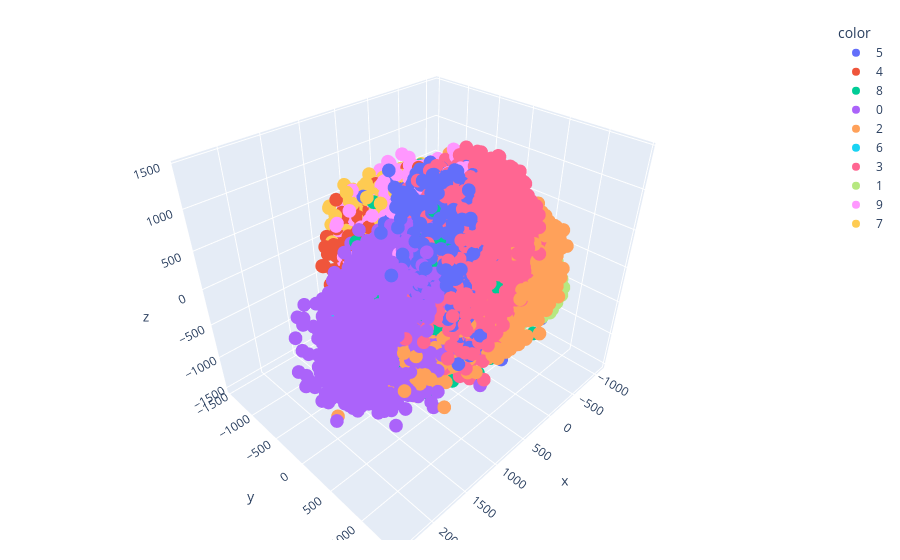

Notebook cell for this chart:
### Code cell
#Visualizing in 3D plot
y_train_trf = y_train.astype(str)
fig = px.scatter_3d(df , x=X_train_trf[:,0] , y= X_train_trf[:,1] , z=X_train_trf[:,2],
                   color = y_train_trf)
fig.update_layout(
    margin = dict(l = 20 , r = 20 , t=20 , b = 20)
)
fig.show()

### Figure 1 — Plotly figure (JSON) as saved in the notebook; plotly's stock layout.template omitted (floating-point values rounded to 4 significant figures; data arrays with more than 128 entries replaced by an {"elided": "..."} marker saying what was removed)
{"data": [{"hovertemplate": "color=5<br>x=%{x}<br>y=%{y}<br>z=%{z}<extra></extra>", "legendgroup": "5", "marker": {"color": "#636efa", "symbol": "circle"}, "mode": "markers", "name": "5", "scene": "scene", "showlegend": true, "type": "scatter3d", "x": {"elided": "5040 float values"}, "y": {"elided": "5040 float values"}, "z": {"elided": "5040 float values"}}, {"hovertemplate": "color=4<br>x=%{x}<br>y=%{y}<br>z=%{z}<extra></extra>", "legendgroup": "4", "marker": {"color": "#EF553B", "symbol": "circle"}, "mode": "markers", "name": "4", "scene": "scene", "showlegend": true, "type": "scatter3d", "x": {"elided": "5529 float values"}, "y": {"elided": "5529 float values"}, "z": {"elided": "5529 float values"}}, {"hovertemplate": "color=8<br>x=%{x}<br>y=%{y}<br>z=%{z}<extra></extra>", "legendgroup": "8", "marker": {"color": "#00cc96", "symbol": "circle"}, "mode": "markers", "name": "8", "scene": "scene", "showlegend": true, "type": "scatter3d", "x": {"elided": "5468 float values"}, "y": {"elided": "5468 float values"}, "z": {"elided": "5468 float values"}}, {"hovertemplate": "color=0<br>x=%{x}<br>y=%{y}<br>z=%{z}<extra></extra>", "legendgroup": "0", "marker": {"color": "#ab63fa", "symbol": "circle"}, "mode": "markers", "name": "0", "scene": "scene", "showlegend": true, "type": "scatter3d", "x": {"elided": "5560 float values"}, "y": {"elided": "5560 float values"}, "z": {"elided": "5560 float values"}}, {"hovertemplate": "color=2<br>x=%{x}<br>y=%{y}<br>z=%{z}<extra></extra>", "legendgroup": "2", "marker": {"color": "#FFA15A", "symbol": "circle"}, "mode": "markers", "name": "2", "scene": "scene", "showlegend": true, "type": "scatter3d", "x": {"elided": "5610 float values"}, "y": {"elided": "5610 float values"}, "z": {"elided": "5610 float values"}}, {"hovertemplate": "color=6<br>x=%{x}<br>y=%{y}<br>z=%{z}<extra></extra>", "legendgroup": "6", "marker": {"color": "#19d3f3", "symbol": "circle"}, "mode": "markers", "name": "6", "scene": "scene", "showlegend": true, "type": "scatter3d", "x": {"elided": "5480 float values"}, "y": {"elided": "5480 float values"}, "z": {"elided": "5480 float values"}}, {"hovertemplate": "color=3<br>x=%{x}<br>y=%{y}<br>z=%{z}<extra></extra>", "legendgroup": "3", "marker": {"color": "#FF6692", "symbol": "circle"}, "mode": "markers", "name": "3", "scene": "scene", "showlegend": true, "type": "scatter3d", "x": {"elided": "5708 float values"}, "y": {"elided": "5708 float values"}, "z": {"elided": "5708 float values"}}, {"hovertemplate": "color=1<br>x=%{x}<br>y=%{y}<br>z=%{z}<extra></extra>", "legendgroup": "1", "marker": {"color": "#B6E880", "symbol": "circle"}, "mode": "markers", "name": "1", "scene": "scene", "showlegend": true, "type": "scatter3d", "x": {"elided": "6277 float values"}, "y": {"elided": "6277 float values"}, "z": {"elided": "6277 float values"}}, {"hovertemplate": "color=9<br>x=%{x}<br>y=%{y}<br>z=%{z}<extra></extra>", "legendgroup": "9", "marker": {"color": "#FF97FF", "symbol": "circle"}, "mode": "markers", "name": "9", "scene": "scene", "showlegend": true, "type": "scatter3d", "x": {"elided": "5538 float values"}, "y": {"elided": "5538 float values"}, "z": {"elided": "5538 float values"}}, {"hovertemplate": "color=7<br>x=%{x}<br>y=%{y}<br>z=%{z}<extra></extra>", "legendgroup": "7", "marker": {"color": "#FECB52", "symbol": "circle"}, "mode": "markers", "name": "7", "scene": "scene", "showlegend": true, "type": "scatter3d", "x": {"elided": "5790 float values"}, "y": {"elided": "5790 float values"}, "z": {"elided": "5790 float values"}}], "layout": {"legend": {"title": {"text": "color"}, "tracegroupgap": 0}, "margin": {"b": 20, "l": 20, "r": 20, "t": 20}, "scene": {"domain": {"x": [0, 1], "y": [0, 1]}, "xaxis": {"title": {"text": "x"}}, "yaxis": {"title": {"text": "y"}}, "zaxis": {"title": {"text": "z"}}}}}
